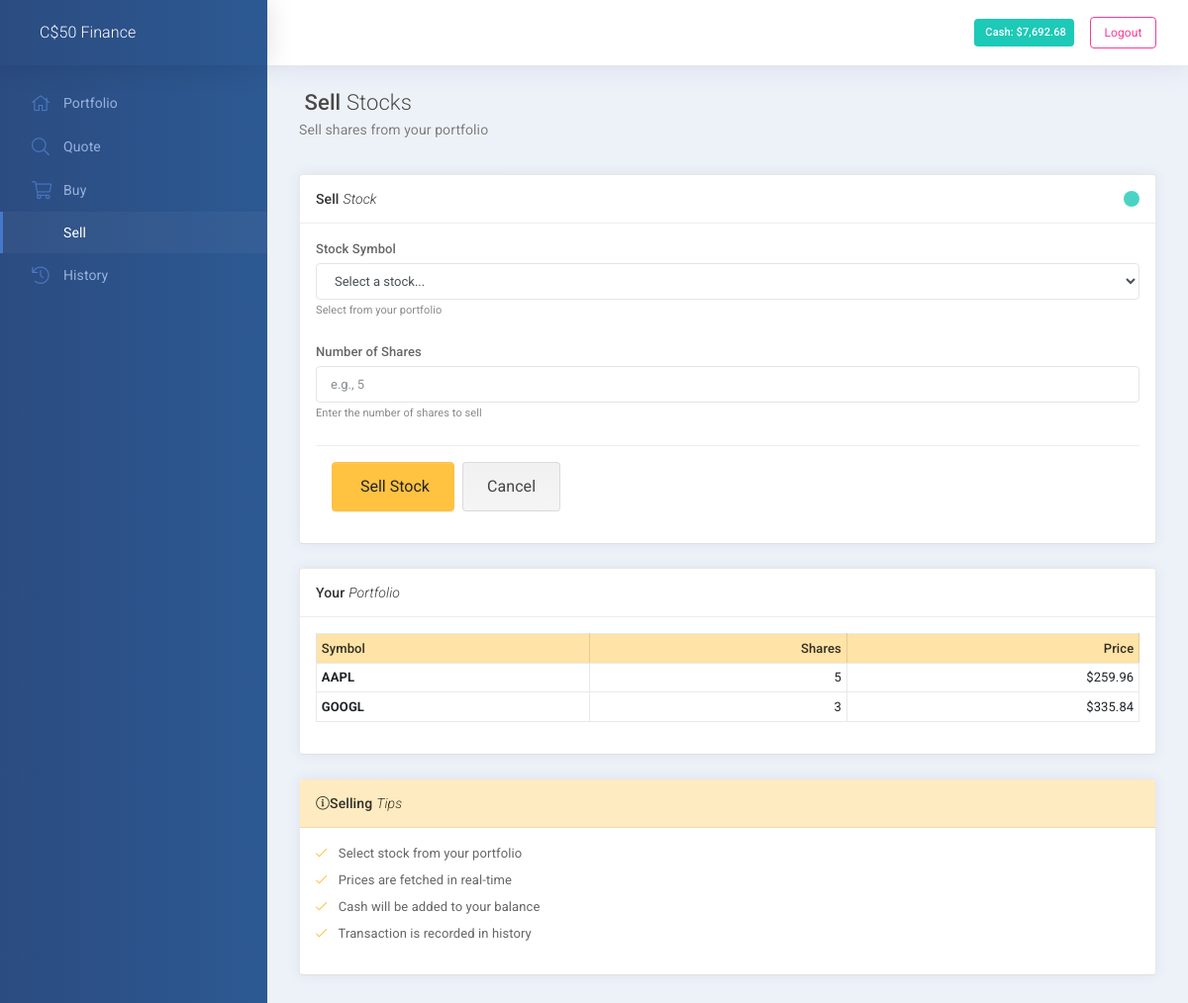
The app's page /sell (signed in), older data.
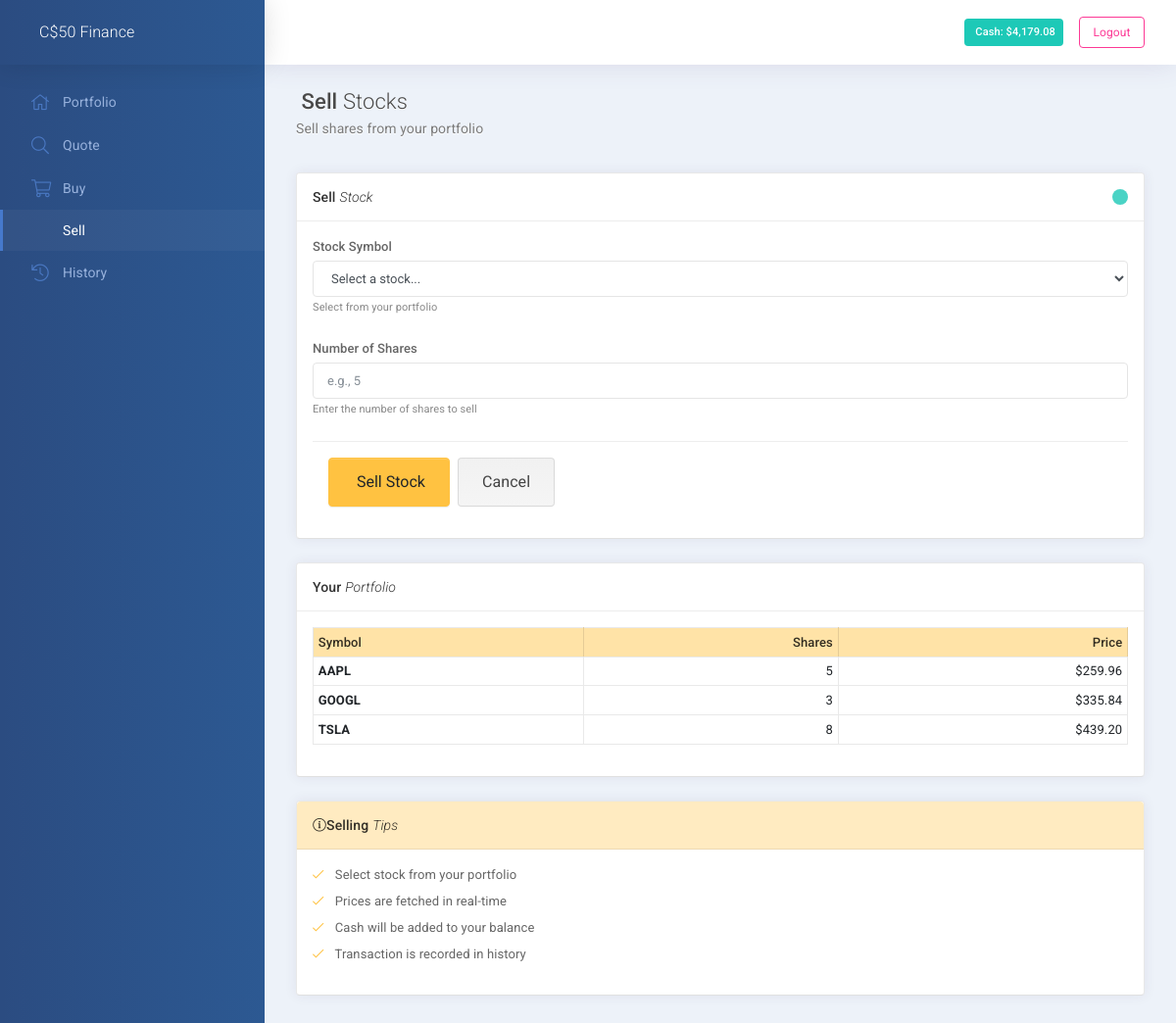
The same page, newer data.
### model.py (models this page shows, shortened)
class Base(DeclarativeBase):
    pass

class User(Base):
    __tablename__ = "user"
    id = mapped_column(Integer, primary_key=True)
    full_names = mapped_column(String(255))
    username = mapped_column(String(255))
    create_date: Mapped[datetime] = mapped_column(insert_default=func.now())
    password_hash = mapped_column(String(1000))
    addresses: Mapped[List["Address"]] = relationship(back_populates="user")
    portfolio: Mapped["Portfolio"] = relationship(back_populates="user")
    cash: Mapped[int] = mapped_column(insert_default=10000)
    email: Mapped[str] = mapped_column(String(255), nullable=False)
    @property
    def password(self):
        raise AttributeError('password is not a readable attribute')

class Portfolio(Base):
    __tablename__ = 'portfolio'
    id = Column(Integer, primary_key=True)
    user_id = Column(Integer, ForeignKey('user.id'))
    user: Mapped["User"] = relationship(back_populates="portfolio")
    symbol = Column(String(15))
    quantity = Column(Integer)
    price = Column(Float)

### app.py (the view)
@app.route('/sell', methods=['GET', 'POST'])
@login_required
def sell_stocks():
    if request.method == 'POST':
        symbol = request.form['ticker']
        quantity = request.form['quantity']
        result = sell(symbol, quantity)
        if result == "Success":
            flash("Stock sold successfully!", "success")
        else:
            flash(result, "error")
        return redirect(url_for('index'))
    else:
        user_id = current_user.id
        portfolio = session_db.query(Portfolio).filter_by(user_id=user_id).all()
        return render_template('sell.html', portfolio=portfolio)

### app.py (called while the page is built)
@app.after_request
def after_request(response):
    response.headers["Cache-Control"] = "no-cache, no-store, must-revalidate"
    response.headers["Expires"] = 0
    response.headers["Pragma"] = "no-cache"
    return response

@login_manager.user_loader
def load_user(user_id):
    user = session_db.query(User).get(int(user_id))
    return user

### helpers.py (called while the page is built)
def login_required(f):
    @wraps(f)
    @flask_login_required
    def decorated_function(*args, **kwargs):
        return f(*args, **kwargs)
    return decorated_function

def usd(value):
    return f"${value:,.2f}"

### templates/sell.html (shortened to what this page needs)
{% extends "layout.html" %}
{% block main %}
<div class="subheader">
  <h1 class="subheader-title">
     Sell <span class='fw-300'>Stocks</span>
    <small>
      Sell shares from your portfolio
    </small>
  </h1>
</div>
<div class="row">
  <div class="col-xl-6">
    <div id="panel-1" class="panel">
      <div class="panel-hdr">
        <h2>
          Sell <span class="fw-300"><i>Stock</i></span>
        </h2>
        <div class="panel-toolbar">
          <button class="btn btn-panel" data-action="panel-collapse" data-toggle="tooltip" data-offset="0,10" data-original-title="Collapse"></button>
        </div>
      </div>
      <div class="panel-container show">
        <div class="panel-content">
          {% if portfolio %}
          <form action="/sell" method="post">
            <div class="form-group">
              <label class="form-label" for="ticker">Stock Symbol</label>
              <select id="ticker" name="ticker" class="form-control" required autofocus>
                <option value="">Select a stock...</option>
              </select>
              <span class="help-block">Select from your portfolio</span>
            </div>
            <div class="form-group">
              <label class="form-label" for="quantity">Number of Shares</label>
              <input type="number" id="quantity" name="quantity" class="form-control" min="1" placeholder="e.g., 5" required>
              <span class="help-block">Enter the number of shares to sell</span>
            </div>
            <div class="panel-content border-faded border-left-0 border-right-0 border-bottom-0 d-flex flex-row align-items-center mt-3">
              <button type="submit" class="btn btn-warning btn-lg waves-effect waves-themed">
                 Sell Stock
              </button>
              <a href="/" class="btn btn-default btn-lg ml-2 waves-effect waves-themed">Cancel</a>
            </div>
          </form>
          {% else %}
          <div class="alert alert-info" role="alert">
            <i class="fal fa-info-circle"></i> You don't own any stocks yet. <a href="/buy" class="alert-link">Buy some stocks</a> to get started!
          </div>
          {% endif %}
        </div>
      </div>
    </div>
  </div>
  <div class="col-xl-6">
    <div id="panel-2" class="panel">
      <div class="panel-hdr">
        <h2>
          Your <span class="fw-300"><i>Portfolio</i></span>
        </h2>
      </div>
      <div class="panel-container show">
        <div class="panel-content">
          {% if portfolio %}
          <table class="table table-bordered table-hover table-sm">
            <thead class="bg-warning-100">
              <tr>
                <th>Symbol</th>
                <th class="text-right">Shares</th>
                <th class="text-right">Price</th>
              </tr>
            </thead>
            <tbody>
              {% for stock in portfolio %}
              <tr>
                <td class="fw-700">{{ stock.symbol }}</td>
                <td class="text-right">{{ stock.quantity }}</td>
                <td class="text-right">{{ stock.price | usd }}</td>
              </tr>
              {% endfor %}
            </tbody>
          </table>
          {% else %}
          <div class="text-center text-muted py-4">
            <i class="fal fa-inbox fa-3x mb-3"></i>
            <p>No stocks in portfolio</p>
          </div>
          {% endif %}
        </div>
      </div>
    </div>
    <div id="panel-3" class="panel">
      <div class="panel-hdr bg-warning-50">
        <h2>
          <i class="fal fa-info-circle"></i> Selling <span class="fw-300"><i>Tips</i></span>
        </h2>
      </div>
      <div class="panel-container show">
        <div class="panel-content">
          <ul class="list-unstyled">
            <li class="mb-2"><i class="fal fa-check text-warning mr-2"></i> Select stock from your portfolio</li>
            <li class="mb-2"><i class="fal fa-check text-warning mr-2"></i> Prices are fetched in real-time</li>
            <li class="mb-2"><i class="fal fa-check text-warning mr-2"></i> Cash will be added to your balance</li>
            <li class="mb-2"><i class="fal fa-check text-warning mr-2"></i> Transaction is recorded in history</li>
          </ul>
        </div>
      </div>
    </div>
  </div>
</div>
{% endblock %}

### templates/layout.html (shortened to what this page needs)
<!DOCTYPE html>
<html lang="en">
  <head>
    <link rel="stylesheet" media="screen, print" href="{{ url_for('static', filename='css/vendors.bundle.css') }}">
    <link rel="stylesheet" media="screen, print" href="{{ url_for('static', filename='css/app.bundle.css') }}">
    <link rel="stylesheet" media="screen, print" href="{{ url_for('static', filename='css/themes/cust-theme-3.css') }}">
  </head>
  <body class="mod-bg-1 mod-nav-link">
      <div class="page-wrapper">
	<div class="page-inner">
	  {% if current_user.is_authenticated %}
	  <aside class="page-sidebar">
	    <div class="page-logo">
	      <a href="/" class="page-logo-link d-flex align-items-center">
		<span class="page-logo-text">C$50 Finance</span>
	      </a>
	    </div>
	    <nav id="js-primary-nav" class="primary-nav" role="navigation">
	      <ul id="js-nav-menu" class="nav-menu">
		<li class="{{ 'active' if request.path == '/' }}"><a href="/"><i class="fal fa-home"></i> <span class="nav-link-text">Portfolio</span></a></li>
		<li class="{{ 'active' if request.path == '/quote' }}"><a href="/quote"><i class="fal fa-search"></i> <span class="nav-link-text">Quote</span></a></li>
		<li class="{{ 'active' if request.path == '/buy' }}"><a href="/buy"><i class="fal fa-shopping-cart"></i> <span class="nav-link-text">Buy</span></a></li>
		<li class="{{ 'active' if request.path == '/sell' }}"><a href="/sell"> <span class="nav-link-text">Sell</span></a></li>
		<li class="{{ 'active' if request.path == '/history' }}"><a href="/history"><i class="fal fa-history"></i> <span class="nav-link-text">History</span></a></li>
	      </ul>
	    </nav>
	  </aside>
	  {% endif %}
	  <div class="page-content-wrapper">
	    <header class="page-header" role="banner">
	      <div class="ml-auto d-flex align-items-center">
		{% if current_user.is_authenticated %}
		<div class="mr-3">
		  <span class="badge badge-success p-2">
		     Cash: {{ current_user.cash | usd }}
		  </span>
		</div>
		<a href="/logout" class="btn btn-sm btn-outline-danger">Logout</a>
		{% else %}
		<a href="{{ url_for('login') }}" class="btn btn-sm btn-primary mr-2">Login</a>
		<a href="{{ url_for('register') }}" class="btn btn-sm btn-outline-primary">Register</a>
		{% endif %}
	      </div>
	    </header>
	    <main id="js-page-content" role="main" class="page-content">
	      {% block main %}{% endblock %}
	    </main>
	  </div>
	</div>
      </div>
    </body>
</html>

### static/css/themes/cust-theme-3.css (style rules this page uses)
.page-logo, .page-sidebar, .nav-footer, .bg-brand-gradient { background-image: -webkit-gradient(linear, right top, left top, from(rgba(51, 148, 225, 0.18)), to(transparent)); background-image: linear-gradient(270deg, rgba(51, 148, 225, 0.18), transparent); background-color: #2b4c81; }
.btn-default { background-color: #f5f5f5; background-image: -webkit-gradient(linear, left bottom, left top, from(#f5f5f5), to(#f1f1f1)); background-image: linear-gradient(to top, #f5f5f5, #f1f1f1); color: #444; }
html body { background-color: #fff; }
.page-header { background-color: #fff; }
.nav-menu li.active > a { color: white; background-color: rgba(255, 255, 255, 0.04); -webkit-box-shadow: inset 3px 0 0 #4679cc; box-shadow: inset 3px 0 0 #4679cc; }
.nav-menu li.active:not(.open) > a:before { color: #24b3a4; }
.nav-menu li a { color: #97b1dc; }
.nav-menu li a > [class*='fa-'], .nav-menu li a > .ni { color: #4a78c2; }
.page-content-wrapper { background-color: #edf2f9; }
.subheader-title { color: #494949; text-shadow: #fff 0 1px; }
.subheader-title small { color: #7c7c7c; }
.btn-warning { -webkit-box-shadow: 0 2px 6px 0 rgba(255, 194, 65, 0.5); box-shadow: 0 2px 6px 0 rgba(255, 194, 65, 0.5); }
.panel { background-color: #fff; border-bottom: 1px solid #e0e0e0; }
.panel-hdr { background: #fff; }
.panel-toolbar .btn-panel[data-action="panel-collapse"], .panel-toolbar .btn-panel.js-panel-collapse { background: #1dc9b7; }
.border-faded { border: 1px solid rgba(22, 22, 22, 0.07); }
.help-block { color: #898989; }
.bg-warning-50 { background-color: #ffebc1; color: rgba(0, 0, 0, 0.8); }
.bg-warning-100 { background-color: #ffe3a7; color: rgba(0, 0, 0, 0.8); }
.btn-warning { color: #212529; background-color: #ffc241; border-color: #ffc241; -webkit-box-shadow: inset 0 1px 0 rgba(255, 255, 255, 0.15), 0 1px 1px rgba(0, 0, 0, 0.075); box-shadow: inset 0 1px 0 rgba(255, 255, 255, 0.15), 0 1px 1px rgba(0, 0, 0, 0.075); }
.btn-outline-danger { color: #fd3995; border-color: #fd3995; }
.text-warning { color: #ffc241 !important; }

Row changes from the older to the newer data that the page shows:
changed User: cash "$7,692.68" → "$4,179.08"
added Portfolio: symbol "TSLA", quantity "8", price "$439.20"
